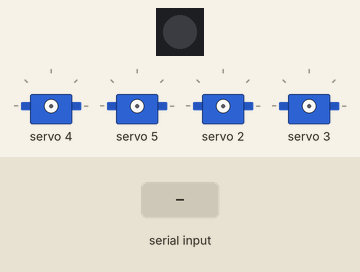
Simulated run of this sketch. Board: Arduino Uno, built with avr-gcc and run on an emulated ATmega328P. On the bench: 1 RGB LEDs in strip order, left to right, 4 × servo. Inputs (shaded band) come from the test bench. Dim RGB values are drawn brighter than linear; what the sketch prints to the serial monitor is not drawn.

Above: at 1.2 s.
1.3 s: "5\n" received over Serial
At 1.6 s:
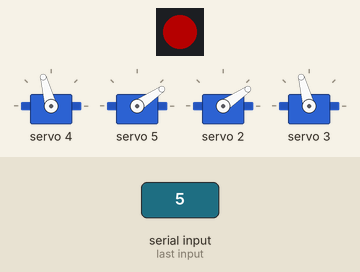
2.8 s: "4\n" received over Serial
At 4.0 s:
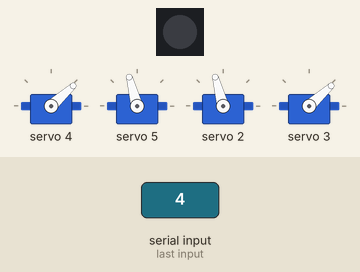
Timing chart, 0 to 5.8 s (numbered marks = the images above; inputs shaded):
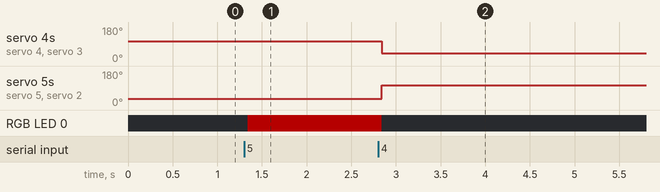

Measured:
- after the input at 1.3 s, RGB LED 0: off → RGB(64, 0, 0) at once
- after the input at 2.8 s, servo 4, servo 3: 105° → 42° at once; servo 5, servo 2: 34° → 105° at once; RGB LED 0: RGB(64, 0, 0) → off at once

The sketch:

MaskArduino.ino
```cpp
//  Nilheim Mechatronics Simplified Eye Mechanism Code
//  Make sure you have the Adafruit servo driver library installed >>>>> https://github.com/adafruit/Adafruit-PWM-Servo-Driver-Library
//  X-axis joystick pin: A1
//  Y-axis joystick pin: A0
//  Trim potentiometer pin: A2
//  Button pin: 2


#include <Wire.h>
#include <Adafruit_PWMServoDriver.h>
#include <Adafruit_NeoPixel.h>

Adafruit_PWMServoDriver pwm = Adafruit_PWMServoDriver();

#define SERVOMIN  140 // this is the 'minimum' pulse length count (out of 4096)
#define SERVOMAX  520 // this is the 'maximum' pulse length count (out of 4096)
#define LED_PIN    7
#define LED_COUNT 1


// our servo # counter
uint8_t servonum = 0;
Adafruit_NeoPixel strip(LED_COUNT, LED_PIN, NEO_GRB + NEO_KHZ800);


String msg;
String check;
String setx;
String sety;
int counter = 0;

void setup() {
  Serial.begin(9600);
  Serial.println("8 channel Servo test!");
  strip.begin();
  strip.setBrightness(64);

  strip.show(); // Initialize all pixels to 'off'
  pwm.begin();

  pwm.setPWMFreq(60);  // Analog servos run at ~60 Hz updates

  delay(10);
}

// you can use this function if you'd like to set the pulse length in seconds
// e.g. setServoPulse(0, 0.001) is a ~1 millisecond pulse width. its not precise!
void setServoPulse(uint8_t n, double pulse) {
  double pulselength;

  pulselength = 1000000;   // 1,000,000 us per second
  pulselength /= 60;   // 60 Hz
  Serial.print(pulselength); Serial.println(" us per period");
  pulselength /= 4096;  // 12 bits of resolution
  Serial.print(pulselength); Serial.println(" us per bit");
  pulse *= 1000000;  // convert to us
  pulse /= pulselength;
  Serial.println(pulse);

}

void loop() {
  if (Serial.available()) {
  counter = 0;
  setx = "";
  sety = "";
  check = "";
  while (counter < 7){
    if(counter == 0 ){
    check += (char)Serial.read();
    delay(5);

    }
    else if (counter > 0 && counter <4){
            setx += (char)Serial.read();
       delay(5);
    }
    else{
   sety += (char)Serial.read();
     delay(5);
  }
  counter = counter+1;
  }
  Serial.flush();
  Serial.print(check);
  Serial.print(" ");
  Serial.print(setx);
  Serial.print(" ");
  Serial.print(sety);
  Serial.print("\n");
  switch (check.toInt()){
    case 1:
      pwm.setPWM(0, 0, setx.toInt());
      pwm.setPWM(1, 0, sety.toInt());
      break;
    case 4:
      pwm.setPWM(2, 0, 400);
      pwm.setPWM(3, 0, 240);
      pwm.setPWM(4, 0, 240);
      pwm.setPWM(5, 0, 400);
      strip.clear();
      strip.show(); // Initialize all pixels to 'off'
      break;
    case 5:
      pwm.setPWM(4, 0, 400); //prawegora
      pwm.setPWM(5, 0, 220); //prawedol
      pwm.setPWM(2, 0, 220); // lewegora
      pwm.setPWM(3, 0, 400); // lewedol
      strip.setPixelColor(0, 255, 0, 0);
      strip.show(); // Initialize all pixels to 'off'
      break;
    default:
      break;
  }
  delay(5);
}

}
```
